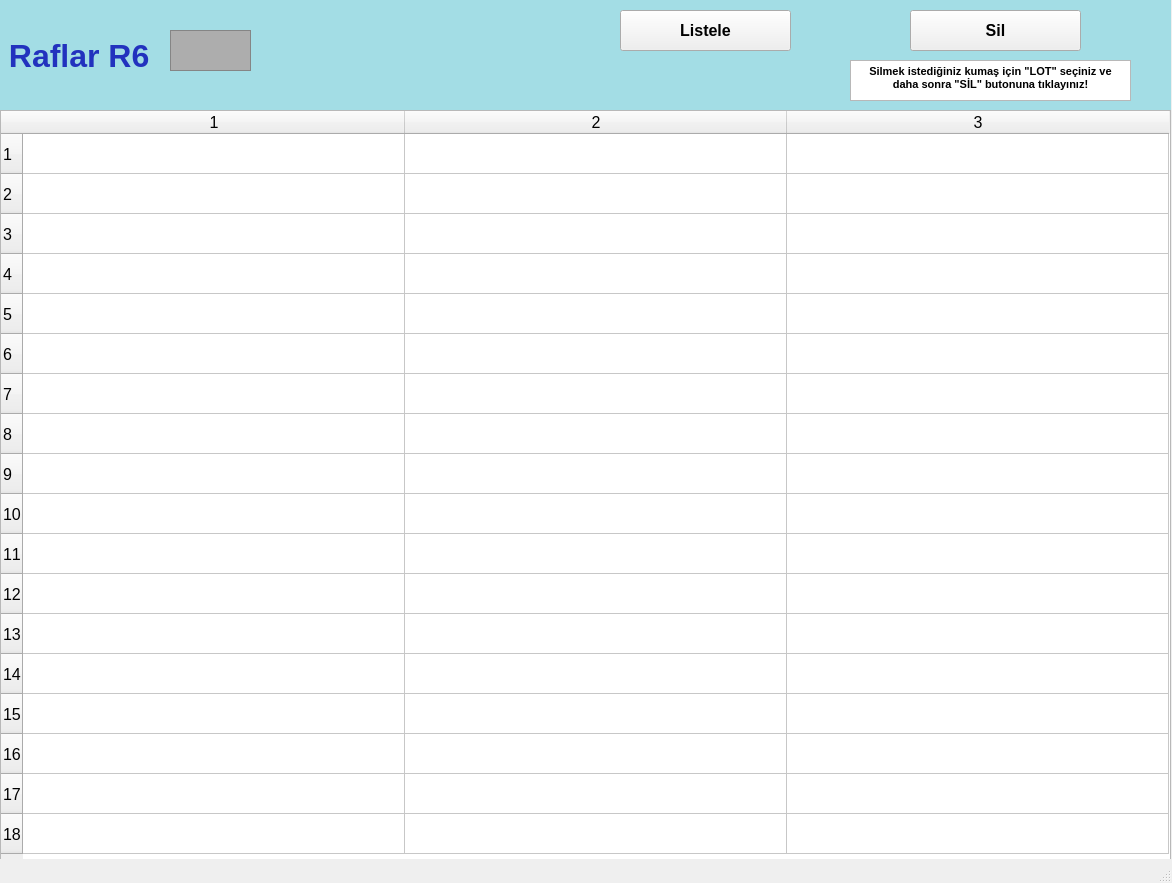
<?xml version="1.0" encoding="UTF-8"?>
<ui version="4.0">
 <class>raflarR6_ekran</class>
 <widget class="QMainWindow" name="raflarR6_ekran">
  <property name="geometry">
   <rect>
    <x>0</x>
    <y>0</y>
    <width>1172</width>
    <height>883</height>
   </rect>
  </property>
  <property name="font">
   <font>
    <pointsize>12</pointsize>
    <weight>50</weight>
    <bold>false</bold>
    <kerning>false</kerning>
   </font>
  </property>
  <property name="windowTitle">
   <string/>
  </property>
  <widget class="QWidget" name="centralwidget">
   <widget class="QLabel" name="raflarR1yazi_lbl">
    <property name="geometry">
     <rect>
      <x>0</x>
      <y>0</y>
      <width>1171</width>
      <height>111</height>
     </rect>
    </property>
    <property name="font">
     <font>
      <pointsize>24</pointsize>
      <weight>75</weight>
      <bold>true</bold>
     </font>
    </property>
    <property name="styleSheet">
     <string notr="true">background-color: rgb(163, 221, 229);
color: rgb(34, 50, 190);</string>
    </property>
    <property name="text">
     <string> Raflar R6</string>
    </property>
   </widget>
   <widget class="QFrame" name="raflarR1_img">
    <property name="geometry">
     <rect>
      <x>170</x>
      <y>30</y>
      <width>81</width>
      <height>41</height>
     </rect>
    </property>
    <property name="styleSheet">
     <string notr="true">background-color: rgb(173, 173, 173);</string>
    </property>
    <property name="frameShape">
     <enum>QFrame::StyledPanel</enum>
    </property>
    <property name="frameShadow">
     <enum>QFrame::Raised</enum>
    </property>
   </widget>
   <widget class="QTableWidget" name="R6_tw">
    <property name="geometry">
     <rect>
      <x>0</x>
      <y>110</y>
      <width>1171</width>
      <height>751</height>
     </rect>
    </property>
    <property name="baseSize">
     <size>
      <width>0</width>
      <height>0</height>
     </size>
    </property>
    <property name="rowCount">
     <number>18</number>
    </property>
    <property name="columnCount">
     <number>3</number>
    </property>
    <attribute name="horizontalHeaderVisible">
     <bool>true</bool>
    </attribute>
    <attribute name="horizontalHeaderCascadingSectionResizes">
     <bool>false</bool>
    </attribute>
    <attribute name="horizontalHeaderDefaultSectionSize">
     <number>382</number>
    </attribute>
    <attribute name="horizontalHeaderMinimumSectionSize">
     <number>38</number>
    </attribute>
    <attribute name="verticalHeaderDefaultSectionSize">
     <number>40</number>
    </attribute>
    <attribute name="verticalHeaderMinimumSectionSize">
     <number>23</number>
    </attribute>
    <row/>
    <row/>
    <row/>
    <row/>
    <row/>
    <row/>
    <row/>
    <row/>
    <row/>
    <row/>
    <row/>
    <row/>
    <row/>
    <row/>
    <row/>
    <row/>
    <row/>
    <row/>
    <column/>
    <column/>
    <column/>
   </widget>
   <widget class="QPushButton" name="listeleR6_btn">
    <property name="geometry">
     <rect>
      <x>620</x>
      <y>10</y>
      <width>171</width>
      <height>41</height>
     </rect>
    </property>
    <property name="font">
     <font>
      <pointsize>12</pointsize>
      <weight>75</weight>
      <bold>true</bold>
     </font>
    </property>
    <property name="text">
     <string>Listele</string>
    </property>
   </widget>
   <widget class="QPushButton" name="silR6_btn">
    <property name="geometry">
     <rect>
      <x>910</x>
      <y>10</y>
      <width>171</width>
      <height>41</height>
     </rect>
    </property>
    <property name="font">
     <font>
      <pointsize>12</pointsize>
      <weight>75</weight>
      <bold>true</bold>
     </font>
    </property>
    <property name="text">
     <string>Sil</string>
    </property>
   </widget>
   <widget class="QTextBrowser" name="textBrowser">
    <property name="geometry">
     <rect>
      <x>850</x>
      <y>60</y>
      <width>281</width>
      <height>41</height>
     </rect>
    </property>
    <property name="html">
     <string>&lt;!DOCTYPE HTML PUBLIC &quot;-//W3C//DTD HTML 4.0//EN&quot; &quot;http://www.w3.org/TR/REC-html40/strict.dtd&quot;&gt;
&lt;html&gt;&lt;head&gt;&lt;meta name=&quot;qrichtext&quot; content=&quot;1&quot; /&gt;&lt;style type=&quot;text/css&quot;&gt;
p, li { white-space: pre-wrap; }
&lt;/style&gt;&lt;/head&gt;&lt;body style=&quot; font-family:'MS Shell Dlg 2'; font-size:12pt; font-weight:400; font-style:normal;&quot;&gt;
&lt;p align=&quot;center&quot; style=&quot; margin-top:0px; margin-bottom:0px; margin-left:0px; margin-right:0px; -qt-block-indent:0; text-indent:0px;&quot;&gt;&lt;span style=&quot; font-size:8pt; font-weight:600;&quot;&gt;Silmek istediğiniz kumaş için &amp;quot;LOT&amp;quot; seçiniz ve daha sonra &amp;quot;SİL&amp;quot; butonuna tıklayınız!&lt;/span&gt;&lt;/p&gt;&lt;/body&gt;&lt;/html&gt;</string>
    </property>
   </widget>
  </widget>
  <widget class="QStatusBar" name="statusbar"/>
 </widget>
 <resources/>
 <connections/>
</ui>
